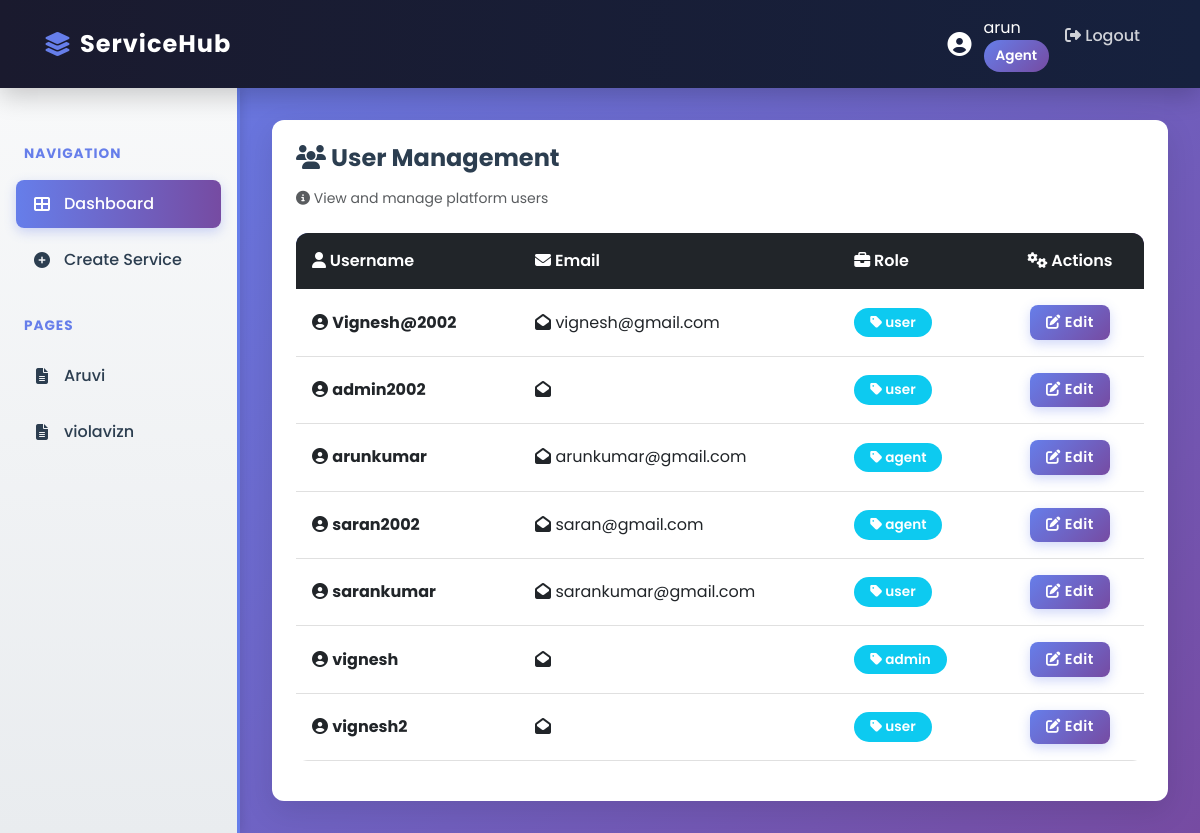
Page /users/ (signed in) on the earlier database version.
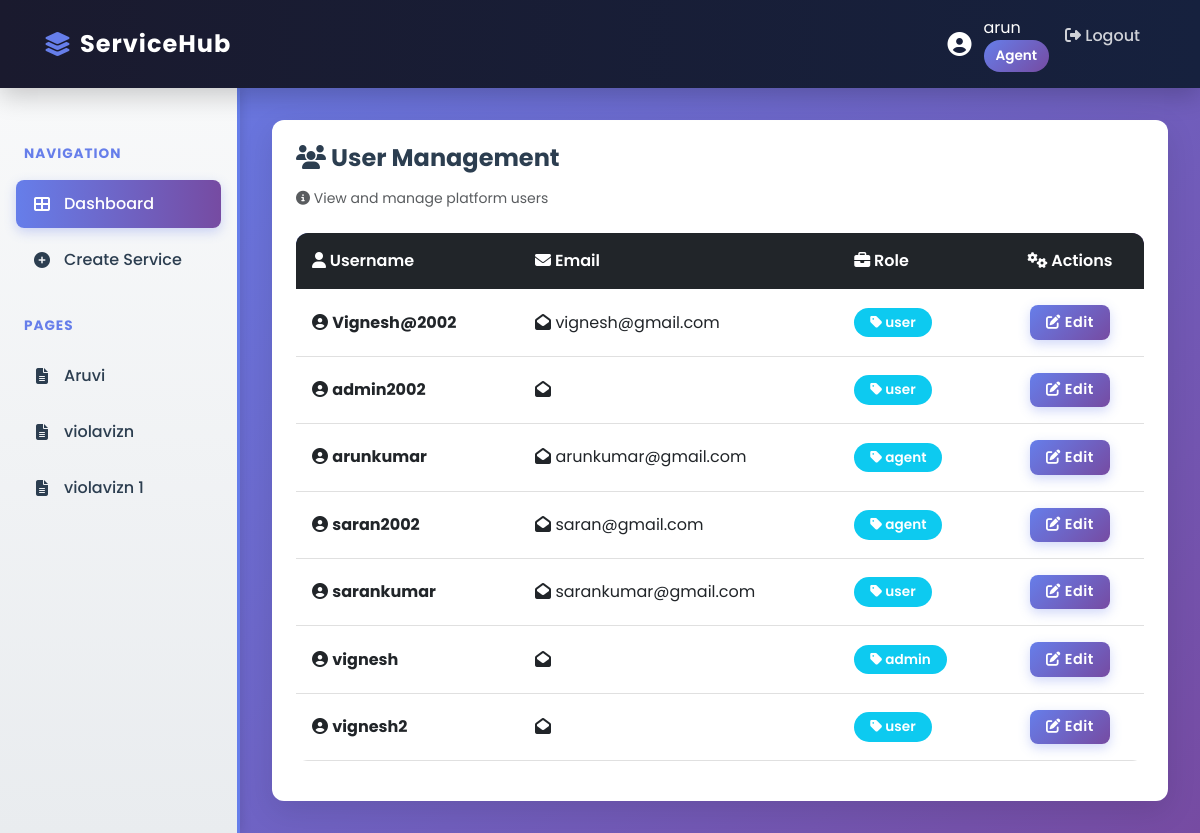
Same page on the later database version.
### core/models.py (models this page shows, shortened)
class DynamicPage(models.Model):
    name = models.CharField(max_length=200, unique=True)
    slug = models.SlugField(max_length=220, unique=True, blank=True)
    description = models.TextField(blank=True)
    created_by = models.ForeignKey(User, on_delete=models.SET_NULL, null=True, related_name="dynamic_pages")
    created_at = models.DateTimeField(auto_now_add=True)

class Profile(models.Model):
    ROLE_CHOICES = [
        ("admin", "Admin"),
        ("agent", "Agent"),
        ("user", "User"),
    ]
    user = models.OneToOneField(User, on_delete=models.CASCADE)
    role = models.CharField(max_length=16, choices=ROLE_CHOICES, default="user")

### core/views.py (the view)
# urls.py: path("users/", views.user_list, name="user_list"),
@login_required
def user_list(request):
    if not _has_agent_permissions(request.user):
        messages.error(request, "You do not have permission to view users.")
        return redirect("dashboard")
    users = User.objects.all().order_by("username")
    pages = DynamicPage.objects.all().order_by("name")
    return render(request, "core/user_list.html", {"users": users, "pages": pages, "role": _user_role(request.user)})

### core/templatetags/custom_filters.py (called while the page is built)
@register.filter
def mul(value, arg):
    try:
        return float(value) * float(arg)
    except (ValueError, TypeError):
        return 0

### core/views.py (called while the page is built)
def _user_role(user):
    if not user.is_authenticated:
        return "anonymous"
    return getattr(user.profile, "role", "user")

def _has_agent_permissions(user):
    return _user_role(user) in ["admin", "agent"]

### core/templates/core/user_list.html (shortened to what this page needs)
{% extends 'core/base.html' %}
{% load custom_filters %}
{% block content %}
<div class="card fade-in">
    <div class="card-body">
        <div class="mb-4">
            <h4 class="card-title">
                <i class="fas fa-users icon-blue"></i> User Management
            </h4>
            <p class="text-muted small"><i class="fas fa-info-circle"></i> View and manage platform users</p>
        </div>
        <div class="table-responsive">
            <table class="table table-hover">
                <thead>
                    <tr class="table-dark">
                        <th><i class="fas fa-user"></i> Username</th>
                        <th><i class="fas fa-envelope"></i> Email</th>
                        <th><i class="fas fa-briefcase"></i> Role</th>
                        <th class="text-center"><i class="fas fa-cogs"></i> Actions</th>
                    </tr>
                </thead>
                <tbody>
                    {% for u in users %}
                        <tr class="align-middle zoom-in" style="animation-delay: {{ forloop.counter|add:'-1'|mul:'0.05' }}s;">
                            <td>
                                <i class="fas fa-user-circle icon-md icon-blue"></i>
                                <strong>{{ u.username }}</strong>
                            </td>
                            <td>
                                <i class="fas fa-envelope-open icon-sm"></i>
                                {{ u.email }}
                            </td>
                            <td>
                                <span class="badge bg-info">
                                    <i class="fas fa-tag icon-sm"></i> {{ u.profile.role }}
                                </span>
                            </td>
                            <td class="text-center">
                                <a class="btn btn-sm btn-primary" href="{% url 'edit_user' u.id %}" title="Edit User">
                                    <i class="fas fa-edit"></i> Edit
                                </a>
                            </td>
                        </tr>
                    {% endfor %}
                </tbody>
            </table>
        </div>
    </div>
</div>
{% endblock %}

### core/templates/core/base.html (shortened to what this page needs)
<!DOCTYPE html>
<html lang="en">
<head>
    <link href="https://cdn.jsdelivr.net/npm/bootstrap@5.3.0/dist/css/bootstrap.min.css" rel="stylesheet">
    <link rel="stylesheet" href="https://cdnjs.cloudflare.com/ajax/libs/font-awesome/6.4.0/css/all.min.css">
</head>
<body>
    <nav class="navbar navbar-expand-lg navbar-dark">
        <div class="container-fluid">
            <a class="navbar-brand" href="{% url 'dashboard' %}">
                <i class="fas fa-layer-group"></i> ServiceHub
            </a>
            <div class="collapse navbar-collapse" id="navbarNav">
                <ul class="navbar-nav ms-auto">
                    {% if user.is_authenticated %}
                    <li class="nav-item">
                        <div class="user-info">
                            <i class="fas fa-user-circle" style="font-size: 1.5rem;"></i>
                            <div>
                                <div>{{ user.first_name|default:user.username }}</div>
                                <div class="user-badge">{{ user.profile.get_role_display }}</div>
                            </div>
                        </div>
                    </li>
                    <li class="nav-item">
                        <a class="nav-link" href="{% url 'logout' %}">
                            <i class="fas fa-sign-out-alt"></i> Logout
                        </a>
                    </li>
                    {% endif %}
                </ul>
            </div>
        </div>
    </nav>
    {% if user.is_authenticated %}
    <div class="layout-wrapper">
        <div class="sidebar" id="sidebar">
            <div class="sidebar-title">Navigation</div>
            {% if user.profile.role == 'admin' %}
            <a href="{% url 'dashboard' %}" class="nav-link active">
                <i class="fas fa-th-large"></i> Dashboard
            </a>
            <a href="{% url 'user_list' %}" class="nav-link">
                <i class="fas fa-users"></i> Manage Users
            </a>
            <a href="{% url 'add_service' %}" class="nav-link">
                <i class="fas fa-plus-circle"></i> Create Service
            </a>
            {% elif user.profile.role == 'agent' %}
            <a href="{% url 'dashboard' %}" class="nav-link active">
                <i class="fas fa-th-large"></i> Dashboard
            </a>
            <a href="{% url 'add_service' %}" class="nav-link">
                <i class="fas fa-plus-circle"></i> Create Service
            </a>
            {% else %}
            <a href="{% url 'dashboard' %}" class="nav-link active">
                <i class="fas fa-th-large"></i> Dashboard
            </a>
            {% endif %}
            <div class="sidebar-title">Pages</div>
            {% for page in pages %}
            <a href="{% url 'dynamic_page' slug=page.slug %}" class="nav-link">
                <i class="fas fa-file-alt"></i> {{ page.name }}
            </a>
            {% empty %}
            <p class="text-muted" style="padding: 1rem;">No pages available</p>
            {% endfor %}
        </div>
        <div class="main-content">
    {% else %}
    <div style="padding: 2rem;">
        <div class="container">
    {% endif %}
    {% block content %}{% endblock %}
    {% if user.is_authenticated %}
        </div>
    </div>
    {% else %}
        </div>
    </div>
    {% endif %}
</body>
</html>

Differences in the rows shown:
added DynamicPage: name "violavizn 1"
